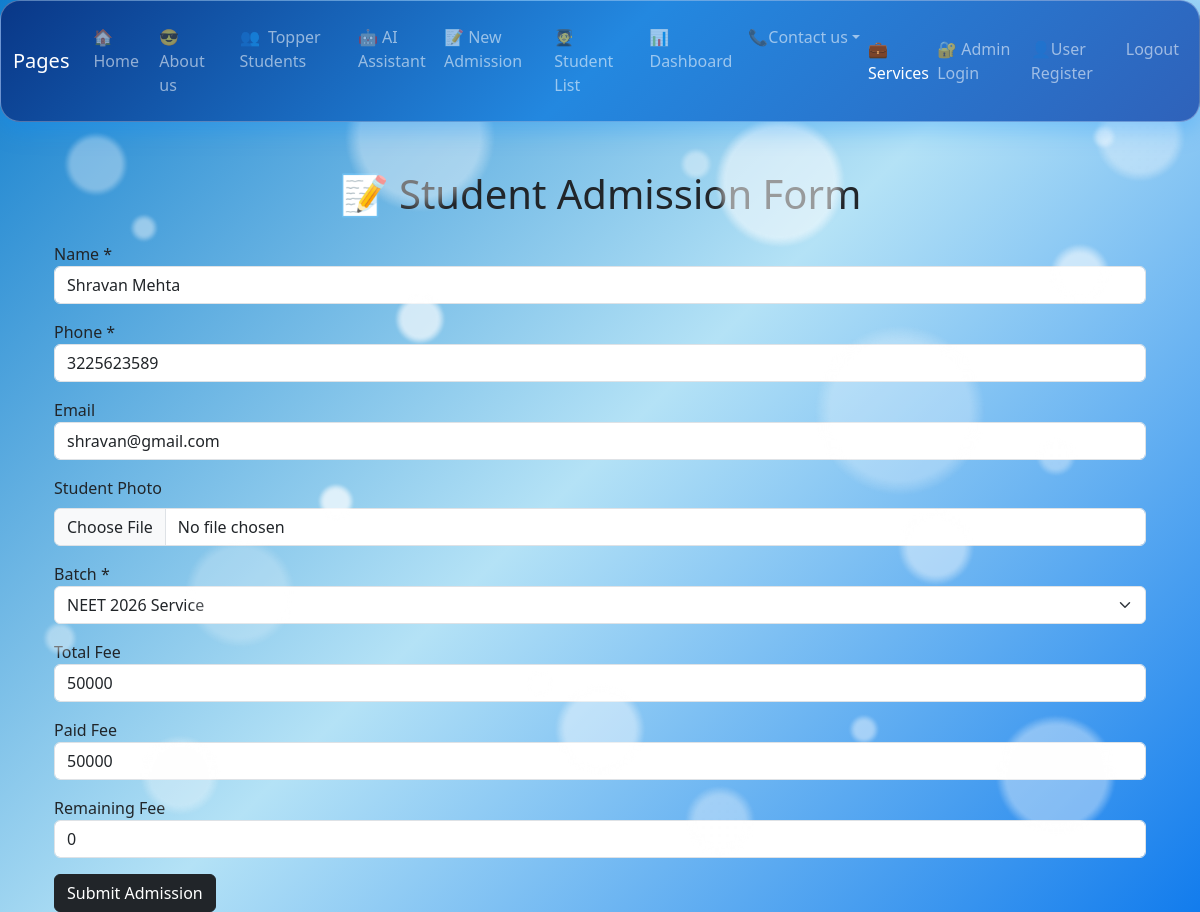
Page /edit/2 on the committed database.
### app.py (models this page shows, shortened)
class Student(db.Model):
    id = db.Column(db.Integer, primary_key=True)
    name = db.Column(db.String(100), nullable=False)
    phone = db.Column(db.String(15), nullable=False)
    email = db.Column(db.String(100))
    photo = db.Column(db.String(100))
    batch = db.Column(db.String(50), nullable=False)
    total_fee = db.Column(db.Integer, default=0)
    paid_fee = db.Column(db.Integer, default=0)
    admission_date = db.Column(db.DateTime, default=datetime.utcnow)

### app.py (the view, shortened to what this page needs)
@app.route('/edit/<int:id>', methods=['GET', 'POST'])
def edit_student(id):
    student = Student.query.get_or_404(id)
    return render_template("Admission.html", student=student)

### templates/Admission.html (shortened to what this page needs)
{% extends 'base.html' %}
{% block content %}
<div class="container mt-5">
    <h1 class="text-center mb-4">📝 Student Admission Form</h1>
    <form method="POST"
    enctype="multipart/form-data">
        <div class="mb-3">
            <label>Name *</label>
            <input type="text" name="name" class="form-control" value="{{ student.name if student else '' }}" required>
        </div>
        <div class="mb-3">
            <label>Phone *</label>
            <input type="tel" name="phone" class="form-control" value="{{ student.phone if student else '' }}" required>
        </div>
        <div class="mb-3">
            <label>Email</label>
            <input type="email" name="email" class="form-control " value="{{student.email if student else '' }}" required>
        </div>
        <div class="mb-3">
          <label class="form-label">Student Photo</label>
          <input type="file" name="photo" class="form-control">
        </div>
        <div class="mb-3">
            <label>Batch *</label>
            <select name="batch" id="batch" class="form-select" required onchange="setFee()">
    <option value="NEET"
    {% if student and student.batch=="NEET" %}selected{% endif %}>
        NEET 2026 Service
    </option>
</select>
        </div>
        <div class="mb-3">
            <label>Total Fee</label>
            <input type="number" name="total_fee" id="total_fee" class="form-control" value="{{ student.total_fee if student else '' }}" readonly>
        </div>
        <div class="mb-3">
            <label>Paid Fee</label>
            <input type="number" name="paid_fee" class="form-control" value="{{ student.paid_fee if student else '0' }}" >
        </div>
        <div class="mb-3">
    <label>Remaining Fee</label>
    <input type="number"
           id="remaining_fee"
           class="form-control"
           readonly>
</div>
        <button type="submit" class="btn btn-dark">Submit Admission</button>
    </form>
</div>
{% endblock %}

### templates/base.html (style rules this page uses)
body { background:linear-gradient(135deg,#127ecd,#b4e2f6,#127ced); min-height:100vh; overflow-x:hidden; }
body::before { content:""; position:fixed; top:0; left:0; width:100%; height:100%; pointer-events:none; z-index:0; background: radial-gradient(circle at 8% 18%, rgba(255,255,255,.35) 0 25px, transparent 32px), radial-gradient(circle at 20% 65%, rgba(255,255,255,.22) 0 45px, transparent 55px), radial-gradient(circle at 35% 35%, rgba(255,255,255,.30) 0 18px, transparent 25px), radial-gradient(circle at 50% 80%, rgba(255,255,255,.25) 0 35px, transparent 45px), radial-gradient(circle at 65% 20%, rgba(255,255,255,.32) 0 55px, transparent 65px), radial-gradient(circle at 78% 60%, rgba(255,255,255,.25) 0 28px, transparent 38px), radial-gradient(circle at 90% 30%, rgba(255,255,255,.35) 0 20px, transparent 30px), radial-gradient(circle at 88% 85%, rgba(255,255,255,.22) 0 50px, transparent 60px), radial-gradient(circle at 15% 85%, rgba(255,255,255,.18) 0 30px, transparent 40px), radial-gradient(circle at 35% 15%, rgba(255,255,255,.22) 0 60px, transparent 75px), radial-gradient(circle at 60% 90%, rgba(255,255,255,.20) 0 25px, transparent 35px), radial-gradient(circle at 75% 45%, rgba(255,255,255,.15) 0 70px, transparent 85px), radial-gradient(circle at 95% 15%, rgba(255,255,255,.20) 0 35px, transparent 45px), radial-gradient(circle at 35% 35%, rgba(255,255,255,.30) 0 18px, transparent 25px), radial-gradient(circle at 15% 85%, rgba(255,255,255,.18) 0 30px, transparent 40px), radial-gradient(circle at 35% 15%, rgba(255,255,255,.22) 0 60px, transparent 75px), radial-gradient(circle at 60% 90%, rgba(255,255,255,.20) 0 25px, transparent 35px), radial-gradient(circle at 75% 45%, rgba(255,255,255,.15) 0 70px, transparent 85px), radial-gradient(circle at 95% 15%, rgba(255,255,255,.20) 0 35px, transparent 45px), radial-gradient(circle at 35% 35%, rgba(255,255,255,.30) 0 18px, transparent 25px), radial-gradient(circle at 50% 80%, rgba(255,255,255,.25) 0 35px, transparent 45px), radial-gradient(circle at 65% 20%, rgba(255,255,255,.32) 0 55px, transparent 65px), radial-gradient(circle at 78% 60%, rgba(255,255,255,.25) 0 28px, transparent 38px), radial-gradient(circle at 90% 30%, rgba(255,255,255,.35) 0 20px, transparent 30px), radial-gradient(circle at 88% 85%, rgba(255,255,255,.22) 0 50px, transparent 60px), radial-gradient(circle at 12% 25%, rgba(255,255,255,.25) 0 8px, transparent 14px), radial-gradient(circle at 28% 55%, rgba(255,255,255,.45) 0 12px, transparent 18px), radial-gradient(circle at 45% 75%, rgba(255,255,255,.28) 0 7px, transparent 13px), radial-gradient(circle at 58% 18%, rgba(255,255,255,.22) 0 10px, transparent 16px), radial-gradient(circle at 72% 80%, rgba(255,255,255,.25) 0 9px, transparent 15px), radial-gradient(circle at 88% 50%, rgba(255,255,255,.20) 0 13px, transparent 20px), radial-gradient(circle at 92% 15%, rgba(255,255,255,.30) 0 6px, transparent 12px), radial-gradient(circle at 5% 70%, rgba(255,255,255,.22) 0 11px, transparent 17px), radial-gradient(circle at 12% 25%, rgba(255,255,255,.25) 0 8px, transparent 14px), radial-gradient(circle at 28% 55%, rgba(255,255,255,.45) 0 12px, transparent 18px), radial-gradient(circle at 45% 75%, rgba(255,255,255,.28) 0 7px, transparent 13px), radial-gradient(circle at 58% 18%, rgba(255,255,255,.22) 0 10px, transparent 16px), radial-gradient(circle at 72% 80%, rgba(255,255,255,.25) 0 9px, transparent 15px), radial-gradient(circle at 88% 50%, rgba(255,255,255,.20) 0 13px, transparent 20px), radial-gradient(circle at 92% 15%, rgba(255,255,255,.30) 0 6px, transparent 12px), radial-gradient(circle at 5% 70%, rgba(255,255,255,.22) 0 11px, transparent 17px); filter:blur(1px); animation:bubbleMove 8s ease-in-out infinite alternate; }

### rows in the picture
Student: name "Shravan Mehta", phone "3225623589", email "shravan@gmail.com", batch "NEET 2026 Service", total_fee "50000", paid_fee "50000"
